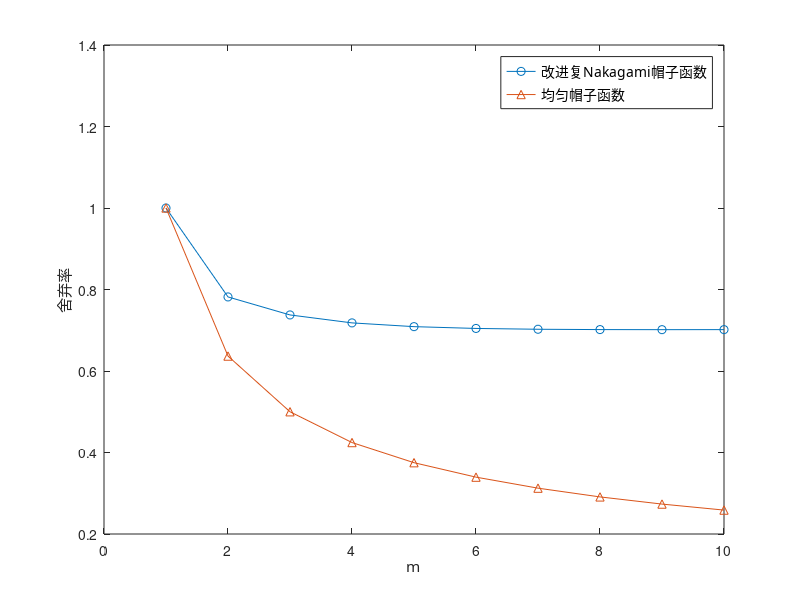

This chart was generated by the following MATLAB code:
%计算舍弃率
clc;
clear all;
m=1:1:10;
omega=1;
p=0;
g1=zeros(1,10);
g2=zeros(1,10);

for i=1:10
    mu=m(i);
    a=mu/omega;
    y0=sqrt((mu-1)*omega/(2*mu));
    b_y=(mu/omega)^(((1-p)/2)*mu)*(abs(y0)^((1-p)*mu-1))/gamma(((1-p)/2)*mu)*exp(-((mu*y0^2)/omega));
    C_y=b_y*sqrt(pi/a)*(1+erf(sqrt(a)*y0));
    g1(i)=1/C_y;
end
f1=figure('Color','white');
figure(f1);
plot(m,g1,'-o');
hold on;
for i=1:10
    mu=m(i)
    b=gamma(mu)/2^mu/(gamma(mu/2)^2);
    C=2*pi*b;
    g2(i)=1/C;
end
plot(m,g2,'-^');
legend('改进复Nakagami帽子函数','均匀帽子函数','FontName','Microsoft YaHei','FontSize',10);
xlabel('m','FontName','Microsoft YaHei');
ylabel('舍弃率','FontName','Microsoft YaHei');